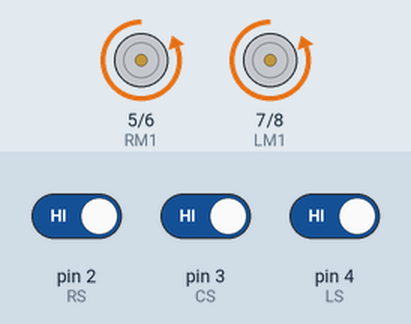
This sketch was run on a simulated Arduino Uno, built with avr-gcc and run on an emulated ATmega328P. Shown: motor-driver pin pairs drawn as motors (green arrow = first pin HIGH = forward, orange = second pin HIGH = backward, longer = more drive). Inputs (shaded band) come from the test bench; at power-on: pin 2 (RS) HIGH, pin 3 (CS) HIGH, pin 4 (LS) HIGH.

Above: at 1.2 s.
1.3 s: pin 2 (RS) driven LOW
At 2.0 s:
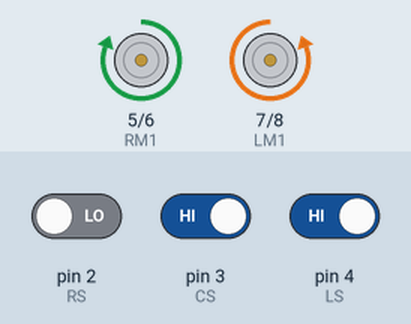
2.8 s: pin 3 (CS) driven LOW
At 3.2 s:
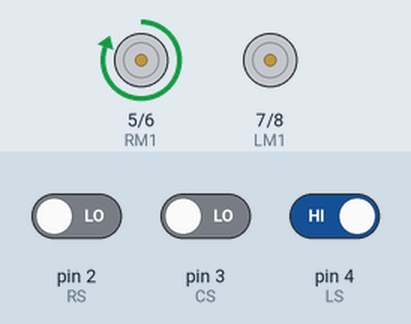
4.3 s: pin 4 (LS) driven LOW
At 5.5 s:
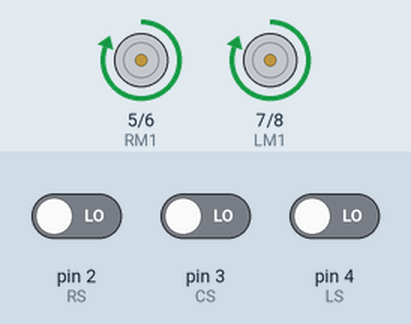
5.8 s: pin 2 (RS) driven HIGH
At 6.7 s:
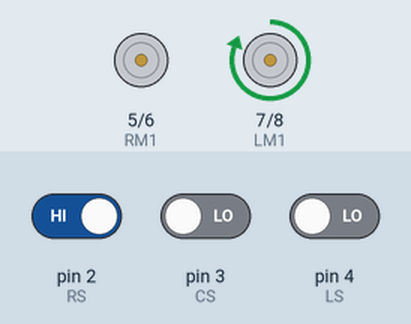
7.3 s: pin 3 (CS) driven HIGH
At 7.8 s:
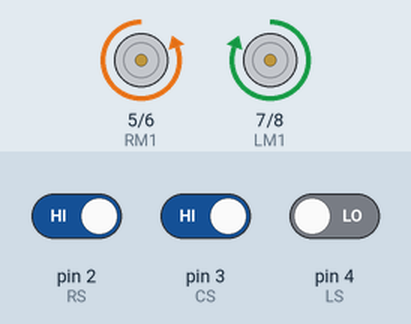
8.8 s: pin 4 (LS) driven HIGH
At 10.1 s:
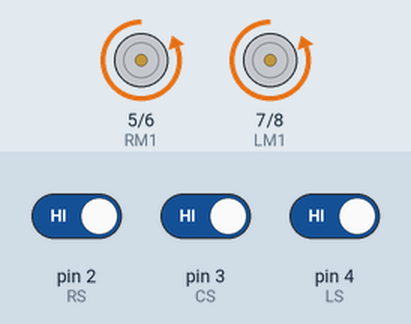
Timing chart, 0 to 11.3 s (numbered marks = the images above; inputs shaded):
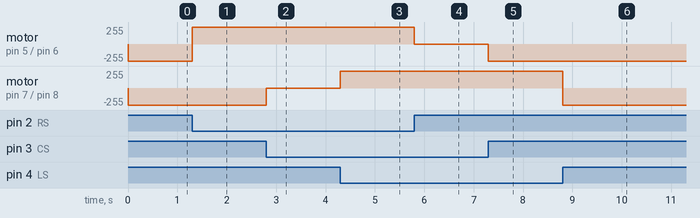

The sketch:

sketch_linefollower3sensor_TRY_3.ino.ino
```cpp
#define LS 4 // left sensor
#define RS 2 // center sensor
#define CS 3 // right sensor
#define LM1 7 // left motor M1a
#define LM2 8 // left motor M2a
#define RM1 5 // right motor M2a
#define RM2 6 // right motor M2b
void setup()
{
pinMode(LS, INPUT);
pinMode(RS, INPUT);
pinMode(CS, INPUT);
pinMode(LM1, OUTPUT);
pinMode(LM2, OUTPUT);
pinMode(RM1, OUTPUT);
pinMode(RM2, OUTPUT);
}
// COMMAND ORDER- LEFT RIGHT CENTER
void loop()
{
if(!(digitalRead(LS)) && !(digitalRead(RS)) && !(digitalRead(CS))) // Move Forward on line 111
{
digitalWrite(LM1, HIGH);
digitalWrite(LM2, LOW);
digitalWrite(RM1, HIGH);
digitalWrite(RM2, LOW);
}
if(!(digitalRead(LS)) && !(digitalRead(RS)) && digitalRead(CS)) // Move Forward on line 110
{
digitalWrite(LM1, HIGH);
digitalWrite(LM2, LOW);
digitalWrite(RM1, HIGH);
digitalWrite(RM2, LOW);
}
if(digitalRead(LS) && digitalRead(RS) && !(digitalRead(CS))) // Move Forward on line 001
{
digitalWrite(LM1, HIGH);
digitalWrite(LM2, LOW);
digitalWrite(RM1, HIGH);
digitalWrite(RM2, LOW);
}
if(!(digitalRead(LS)) && digitalRead(RS) && !(digitalRead(CS))) // turn left by rotationg left motors in forward 010
{
digitalWrite(LM1, HIGH);
digitalWrite(LM2, LOW);
digitalWrite(RM1, LOW);
digitalWrite(RM2, LOW);
}
if(!(digitalRead(LS)) && digitalRead(RS) && digitalRead(CS)) // Turn LEFT by rotating LEFT motors in forward and RIGHT ones in backward direction 011
{
digitalWrite(LM1, HIGH);
digitalWrite(LM2, LOW);
digitalWrite(RM1, LOW);
digitalWrite(RM2, HIGH);
}
if(digitalRead(LS) && !(digitalRead(RS)) && !(digitalRead(CS))) // Turn right by rotating right motors in forward 100
{
digitalWrite(LM1, LOW);
digitalWrite(LM2, LOW);
digitalWrite(RM1, HIGH);
digitalWrite(RM2, LOW);
}
if(digitalRead(LS) && !(digitalRead(RS)) && digitalRead(CS)) // Turn right by rotating right motors in forward and left ones in backward direction 101
{
digitalWrite(LM1, LOW);
digitalWrite(LM2, HIGH);
digitalWrite(RM1, HIGH);
digitalWrite(RM2, LOW);
}

if( digitalRead(LS) && digitalRead(RS) && digitalRead(CS)) // BACK IF IT GOES OUT OF RANGE 000
{
digitalWrite(LM1, LOW);
digitalWrite(LM2, HIGH);
digitalWrite(RM1, LOW);
digitalWrite(RM2, HIGH);
}
}
```

Measured:
- after the input at 1.3 s, motor on pin 5 (RM1) / pin 6 (RM2): backward 255/255 → forward 255/255 at once
- after the input at 2.8 s, motor on pin 7 (LM1) / pin 8 (LM2): backward 255/255 → stopped at once
- after the input at 4.3 s, motor on pin 7 (LM1) / pin 8 (LM2): stopped → forward 255/255 at once
- after the input at 5.8 s, motor on pin 5 (RM1) / pin 6 (RM2): forward 255/255 → stopped at once
- after the input at 7.3 s, motor on pin 5 (RM1) / pin 6 (RM2): stopped → backward 255/255 at once
- after the input at 8.8 s, motor on pin 7 (LM1) / pin 8 (LM2): forward 255/255 → backward 255/255 at once
